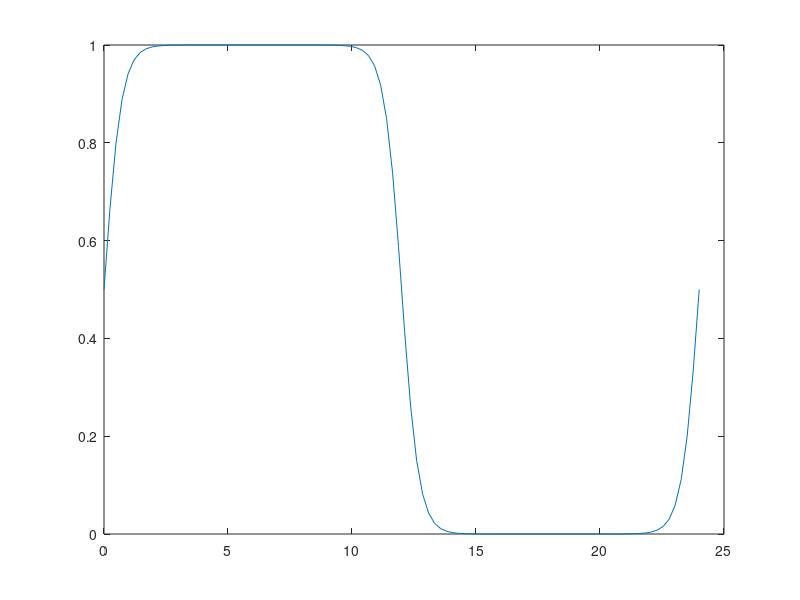

Here is the MATLAB script that generated this plot:
t = linspace(0,24);
T=0.7;
dawn = 0;
dusk = 12;
y = 1/2 * ((1+tanh((t-24*floor(t/24)-dawn)/T)) -  (1+tanh((t-24*floor(t/24)-dusk)/T)) + (1+tanh((t-24*floor(t/24)-24)/T))    ) ;


plot(t,y)
